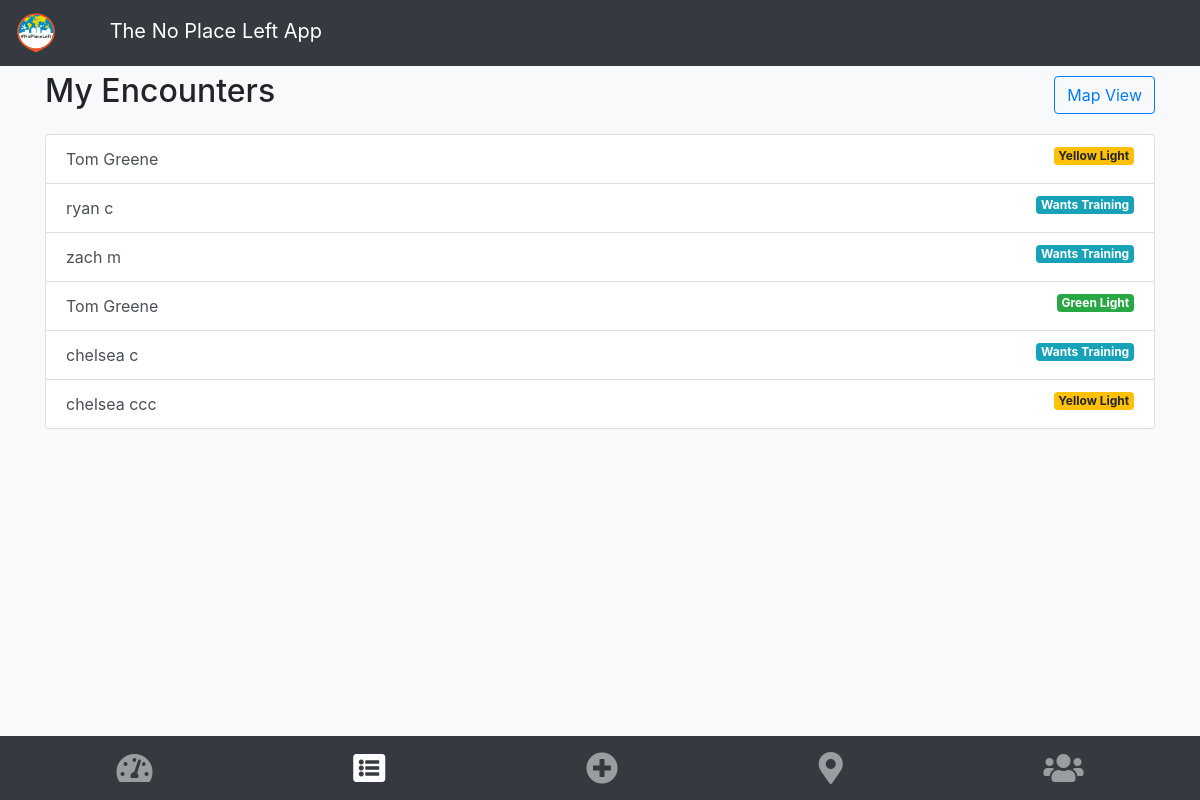
Page /my_encounters/list/ (signed in) on the committed database.
### npl/models.py (models this page shows, shortened)
class Encounter(models.Model):
    laborer = models.ForeignKey(Laborer, on_delete=models.CASCADE)
    name = models.CharField(max_length=40)
    action_prayer = models.BooleanField(default=False)
    action_testimony = models.BooleanField(default=False)
    action_gospel = models.BooleanField(default=False)
    phone_number = models.IntegerField(blank=True, null=True)
    response = models.CharField(max_length=2, choices=MINISTRY_RESPONSES)
    response_description = models.CharField(max_length=40, null=True)
    notes = models.TextField(blank=True)
    date_time = models.DateTimeField(blank=True)
    is_oikos = models.BooleanField(default=False)
    street_address_number = models.CharField(max_length=10, blank=True, null=True)
    street_address_name = models.CharField(max_length=50, blank=True, null=True)
    apt_or_unit = models.CharField(max_length=15, blank=True, null=True)
    city = models.CharField(max_length=50, blank=True, null=True)
    state = models.CharField(max_length=20, blank=True, null=True)
    zip = models.IntegerField(blank=True, null=True)
    lat = models.FloatField(blank=True, null=True)
    lng = models.FloatField(blank=True, null=True)
    full_address = models.CharField(max_length=300, blank=True, null=True)

### npl/views.py (the view)
# urls.py: path('my_encounters/list/', views.EncounterIndexList.as_view(), name='my_encounters'),
class EncounterIndexList(generic.ListView):
    template_name = 'npl/encounters.html'
    context_object_name = 'encounters_list'
    def get(self, request, *args, **kwargs):
        my_encounters = get_my_encounters(self.request)
        my_encounters.order_by('-date_time')
        context = {'encounters_list': my_encounters,
                   'team_encounter_mode': False}
        return render(request, "npl/encounters.html", context=context)

### npl/views.py (called while the page is built)
def get_laborer_id(request):
    user_id = request.user.id
    return Laborer.objects.get(user__id=user_id).id

def get_my_encounters(request):
    my_laborer_id = get_laborer_id(request)
    return Encounter.objects.filter(laborer_id=my_laborer_id)

### npl/templates/npl/encounters.html (shortened to what this page needs)
{% extends "base.html" %}
{% block content %}
{% if encounters_list %}
<div class="d-flex justify-content-between align-items-center">
    {% if team_encounter_mode %}
        <h2>{{team_name}}</h2>
        <a class="btn btn-outline-primary" href="{% url  'npl:team_encounters_map' team_id %}">Team Map</a>
    {% else %}
        <h2>My Encounters</h2>
        <a class="btn btn-outline-primary" href="{% url 'npl:my_encounters_map' %}">Map View</a>
    {% endif %}
</div>
      <div class="list-group mt-3">
           {% for encounter in encounters_list %}
            <a class="list-group-item list-group-item-action d-flex justify-content-between"
               href="{% url 'npl:detail_encounter' encounter.id %}">
                {{encounter.name}}
            <div>
                {% if encounter.response == 'YL' %}
                <span class="badge badge-warning"> {{ encounter.response_description }}</span>
                {% endif %}
                {% if encounter.response == 'GL' %}
                <span class="badge badge-success"> {{ encounter.response_description }}</span>
                {% endif %}
                {% if encounter.response == 'WT' %}
                <span class="badge badge-info"> Wants Training</span>
                {% endif %}
            </div>
            </a>
          {% endfor %}
      </div>
{% else %}
<p>You haven't had any encounters yet.  Get out there!</p>
{% endif %}
<br />
{% endblock %}

### rows in the picture
Encounter: name "Tom Greene", response_description "Yellow Light"
Encounter: name "ryan c", response "Wants Training"
Encounter: name "zach m", response "Wants Training"
Encounter: name "Tom Greene", response_description "Green Light"
Encounter: name "chelsea c", response "Wants Training"
Encounter: name "chelsea ccc", response_description "Yellow Light"
